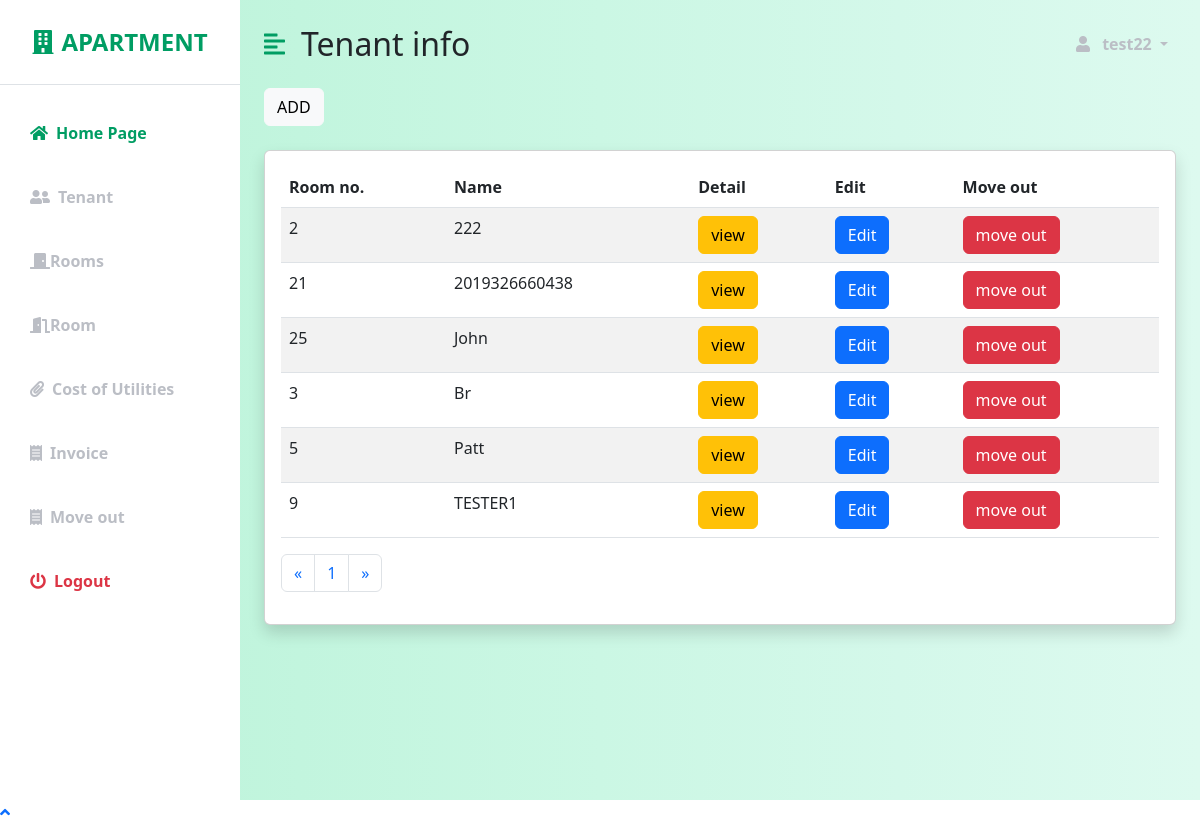
Screenshot of /tenant.php (signed in) with the database file from the repository.
### tables this page shows
CREATE TABLE `tenantinfo` (
  `id` int(10) NOT NULL,
  `number` varchar(100) DEFAULT NULL COMMENT '房号',
  `username` varchar(100) DEFAULT NULL COMMENT '用户名',
  `tel` varchar(100) NOT NULL COMMENT '房客电话',
  `emailT` varchar(100) NOT NULL COMMENT '房客邮箱',
  `dateIn` date NOT NULL COMMENT '搬入',
  `dateOut` date DEFAULT NULL COMMENT '搬出',
  `beforeW` int(10) DEFAULT NULL COMMENT '上月水费',
  `afterW` int(10) DEFAULT NULL COMMENT '本月水费',
  `beforeE` int(10) DEFAULT NULL COMMENT '上月电费',
  `afterE` int(10) DEFAULT NULL COMMENT '本月电费',
  `mulct` int(10) DEFAULT NULL COMMENT '罚金',
  `status` varchar(100) DEFAULT NULL COMMENT '付款状态',
  `statusRoom` varchar(100) DEFAULT NULL COMMENT '房间状态',
  `dateInvoice` date DEFAULT NULL COMMENT '开票日期'
);

### tenant.php (the view, shortened to what this page needs)
<?php
include('connection.php');
$perpage = 10;
if (isset($_GET['page'])) {
    $page = $_GET['page'];
} else {
    $page = 1;
}
$start = ($page - 1) * $perpage;
$sql = "select * from tenantinfo order by  number limit {$start} , {$perpage} ";
$query = mysqli_query($conn, $sql);
?>
<!DOCTYPE html>
<html lang="en">
<head>
    <link href="https://cdn.jsdelivr.net/npm/bootstrap@5.3.0-alpha3/dist/css/bootstrap.min.css" rel="stylesheet" />
    <link rel="stylesheet" href="https://cdnjs.cloudflare.com/ajax/libs/font-awesome/5.15.3/css/all.min.css" />
    <link rel="stylesheet" href="homepage.css" />
</head>
<body>
    <div class="d-flex" id="wrapper">
        <div class="bg-white" id="sidebar-wrapper">
            <div class="sidebar-heading text-center py-4 primary-text fs-4 fw-bold text-uppercase border-bottom"><i class="fas fa-building me-2"></i></i>Apartment</div>
            <div class="list-group list-group-flush my-3">
                <a href="homepage.php" class="list-group-item list-group-item-action bg-transparent second-text active"><i class="fas fa-home me-2"></i>Home Page</a>
                <a href="tenant.php" class="list-group-item list-group-item-action bg-transparent second-text fw-bold"><i class="fas fa-user-friends me-2"></i>Tenant</a>
                <a href="rooms.php" class="list-group-item list-group-item-action bg-transparent second-text fw-bold"><i class="fas fa-door-closed"></i>Rooms</a>
                <a href="room.php" class="list-group-item list-group-item-action bg-transparent second-text fw-bold"><i class="	fas fa-door-open"></i>Room</a>
                <a href="cost.php" class="list-group-item list-group-item-action bg-transparent second-text fw-bold"><i class="fas fa-paperclip me-2"></i>Cost of Utilities</a>
                <a href="invoice.php" class="list-group-item list-group-item-action bg-transparent second-text fw-bold"><i class="fas fa-receipt me-2"></i>Invoice</a>
                <a href="moveout.php" class="list-group-item list-group-item-action bg-transparent second-text fw-bold"><i class="fas fa-receipt me-2"></i>Move out</a>
                <a href="#" class="list-group-item list-group-item-action bg-transparent text-danger fw-bold" data-bs-toggle="modal" data-bs-target="#logoutmodal"><i class="fas fa-power-off me-2"></i>Logout</a>
            </div>
        </div>
        <div id="page-content-wrapper">
            <nav class="navbar navbar-expand-lg navbar-light bg-transparent py-4 px-4">
                <div class="d-flex align-items-center">
                    <i class="fas fa-align-left primary-text fs-4 me-3" id="menu-toggle"></i>
                    <h2 class="fs-2 m-0">Tenant info</h2>
                </div>
                <div class="collapse navbar-collapse" id="navbarSupportedContent">
                    <ul class="navbar-nav ms-auto mb-2 mb-lg-0">
                        <li class="nav-item dropdown">
                            <a class="nav-link dropdown-toggle second-text fw-bold" href="#" id="navbarDropdown" role="button" data-bs-toggle="dropdown" aria-expanded="false">
                                <i class="fas fa-user me-2"></i> <?php echo $_SESSION['username']; ?>
                            </a>
                        </li>
                    </ul>
                </div>
            </nav>
            <div class="container-fluid px-4">
                 <div class="col-body">
                 <button type="button" class="btn btn-light"  data-toggle="modal" data-target="#modaladd">
                                ADD
                            </button>
                  </div><br>
                    <div class="card shadow mb-4">
                        <div class="card-body">
                            <div class="table-responsive">
                                <table class="table table-striped">
                                    <thead>
                                        <tr>
                                            <th>Room no.</th>
                                            <th>Name</th>
                                            <th>Detail</th>
                                            <th>Edit</th>
                                            <th>Move out</th>
                                        </tr>
                                    </thead>
                                    <tbody>
                                        <?php while ($result = mysqli_fetch_assoc($query)) { ?>
                                            <tr>
                                                <td><?php echo $result["number"]; ?></td>
                                                <td><?php echo $result["username"]; ?></td>
                                                <td><button type="button" class="btn btn-warning" data-toggle="modal" data-target="#modalview<?php echo $result["id"]; ?>"> view </button></td>
                                                <td><button type="button" class="btn btn-primary" data-toggle="modal" data-target="#modaledit<?php echo $result["id"]; ?>"> Edit</button></td>
                                                <td> <a href="editmoveout.php?id=<?php echo $result["id"]; ?>" class="btn btn-danger">move out</a></td>
                                            </tr>
                                            <div class="modal fade" id="modalmoveout<?php echo $result["id"]; ?>" tabindex="-1" role="dialog" aria-labelledby="exampleModalCenterTitle" aria-hidden="true">
                                            <?php } ?>
                                    </tbody>
                                </table>
                                <?php
                                $sql2 = "select * from tenantinfo ";
                                $query2 = mysqli_query($conn, $sql2);
                                $total_record = mysqli_num_rows($query2);
                                $total_page = ceil($total_record / $perpage);
                                ?>
                                <nav aria-label="Page navigation example">
                                    <ul class="pagination">
                                        <li class="page-item">
                                            <a class="page-link" href="tenant.php?page=1" aria-label="Previous">
                                                <span aria-hidden="true">&laquo;</span>
                                            </a>
                                        </li>
                                        <?php for ($i = 1; $i <= $total_page; $i++) { ?>
                                            <li class="page-item"><a class="page-link" href="tenant.php?page=<?php echo $i; ?>"><?php echo $i; ?></a></li>
                                        <?php } ?>
                                        <li class="page-item">
                                            <a class="page-link" href="tenant.php?page=<?php echo $total_page; ?>" aria-label="Next">
                                                <span aria-hidden="true">&raquo;</span>
                                            </a>
                                        </li>
                                    </ul>
                                </nav>
                            </div>
                        </div>
                    </div>
                </div>
            </div>
        </div>
    <a class="scroll-to-top rounded" href="#page-top">
        <i class="fas fa-angle-up"></i>
    </a>
</body>
</html>

### homepage.css (style rules this page uses)
:root { --main-bg-color: #009d63; --main-text-color: #009d63; --second-text-color: #bbbec5; --second-bg-color: #c1efde; }
.primary-text { color: var(--main-text-color); }
.second-text { color: var(--second-text-color); }
#wrapper { overflow-x: hidden; background-image: linear-gradient( to right, #baf3d7, #c2f5de, #cbf7e4, #d4f8ea, #ddfaef ); }
#sidebar-wrapper { min-height: 100vh; margin-left: -15rem; -webkit-transition: margin 0.25s ease-out; -moz-transition: margin 0.25s ease-out; -o-transition: margin 0.25s ease-out; transition: margin 0.25s ease-out; }
#sidebar-wrapper .sidebar-heading { padding: 0.875rem 1.25rem; font-size: 1.2rem; }
#sidebar-wrapper .list-group { width: 15rem; }
#page-content-wrapper { min-width: 100vw; }
#menu-toggle { cursor: pointer; }
.list-group-item { border: none; padding: 20px 30px; }
.list-group-item.active { background-color: transparent; color: var(--main-text-color); font-weight: bold; border: none; }
@media (min-width: 768px) { #sidebar-wrapper { margin-left: 0; } }
@media (min-width: 768px) { #page-content-wrapper { min-width: 0; width: 100%; } }

### rows the page displays
tenantinfo: number "2", username "222"
tenantinfo: number "21", username "2019326660438"
tenantinfo: number "25", username "John"
tenantinfo: number "3", username "Br"
tenantinfo: number "5", username "Patt"
tenantinfo: number "9", username "TESTER1"

### other values shown
$_SESSION['username'] "test22"
